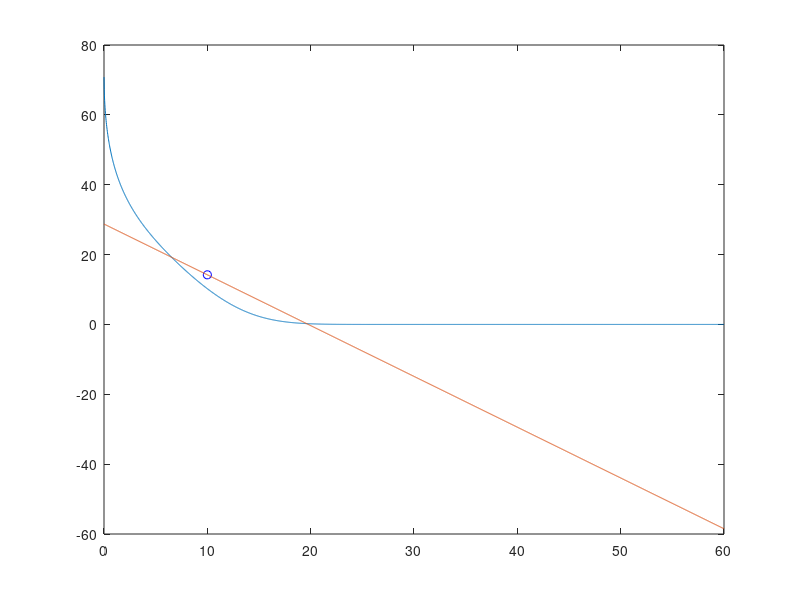

Write MATLAB code to recreate this figure.
%% Tie line estimation: estimated tie lines assuming weight ratio = volume ratio
clear all, clc

%Merchuk parameters for EOPO-SC
a = 71.8490104;
b = -0.461965134;
c = 0.000488689386;

%Initial range of Merchuck function
x_range = linspace(0.001,60,3000);
EOPO_bifunc = @(x)a*exp(b*x.^(.5)-c*x.^3);
EOPO_bi = EOPO_bifunc(x_range);

%Initializing variables
tieline = zeros(1,(length(x_range)));
TLL = zeros(1,1);
fslope = zeros(1,1);
yintercept = zeros(1,1);

xin1 = zeros(1,1);
xin2 = zeros(1,1);
yin1 = zeros(1,1);
yin2 = zeros(1,1);

figure(1) %defines figure 1

%EOPO-SC volume ratio + composition
VR = 3;
p = [10 14.203];

%Densities of components
rho_poly = 1.092;
rho_salt = 1.769;
rho_water = 1;

%Initialize range of possible slopes
m_range = linspace(-10,-1/1000,10000);
intercept = p(2)-(p(1)*m_range);
weightratios = zeros(1,10000);
bottomlength = zeros(1,10000);
toplength = zeros(1,10000);
bottomdensity = zeros(1,10000);
topdensity = zeros(1,10000);
ints = zeros(10000,4);

%Iterate through all possible slopes. For each slope, calculate
%intersection points between tie line and binodal curve. Find ratio of
%lengths between tie line segments. 
for k=1:1:10000
   
EOPO_tiefunc = @(X)m_range(k)*X + intercept(k);
EOPO_tie = EOPO_tiefunc(x_range);

sub = EOPO_bi - EOPO_tie;

neg_slot = find(sub<0);
neg_val = x_range(neg_slot);
xint1 = neg_val(1);
xint2 = neg_val(end);
yint1 = EOPO_tiefunc(xint1);
yint2 = EOPO_tiefunc(xint2);
ints(k,:) = [xint1 xint2 yint1 yint2];

bottomlength(k) = sqrt((yint1-p(2))^2+(p(1)-xint1)^2);
toplength(k) = sqrt((p(2)-yint2)^2+(xint2-p(1))^2);
bottomdensity(k) = (xint1/100)*rho_salt + (yint1/100)*rho_poly + ((100 - xint1 - yint1)/100)*rho_water;
topdensity(k) = (xint2/100)*rho_salt + (yint2/100)*rho_poly + ((100 - xint2 - yint2)/100)*rho_water;
weightratios(k) = (toplength(k)*topdensity(k))/(bottomlength(k)*bottomdensity(k));
end

%Find index of tie line slope that corresponds to a ratio of tie line
%segments which is very close to volume ratio
ratiopos = find(abs(weightratios-VR) < 1e-2);
fslope(1) = m_range(ratiopos(1));
yintercept(1) = intercept(ratiopos(1));
xin1(1) = ints(ratiopos(1),1);
xin2(1) = ints(ratiopos(1),2);
yin1(1) = ints(ratiopos(1),3);
yin2(1) = ints(ratiopos(1),4);

rho_tot = (p(1)/100)*rho_salt + (p(2)/100)*rho_poly + ((100 - p(1) - p(2))/100)*rho_water;

%Graph tie line and curve
tieline(1,:) =fslope(1)*(x_range) + yintercept(1);

TLL(1) = bottomlength(ratiopos(1))+toplength(ratiopos(1));

plot(p(1),p(2),'bo')
hold on

plot(x_range,EOPO_bi)
hold on
plot(x_range,tieline)

hold on %plots the phase diagram datapoints

%Print Equation of Tie Line
fprintf("Slope of Tie Line: %d\n", fslope(1));
fprintf("Y-Int of Tie Line: %d\n\n", yintercept(1));

%Print Intersection Points
fprintf("Polymer Content in Polymer-Rich Phase: %d\n", yin1(1));
fprintf("Salt Content in Polymer-Rich Phase: %d\n", xin1(1));
fprintf("Density of Polymer-Rich Phase: %d\n\n", bottomdensity(ratiopos(1)));
fprintf("Polymer Content in Salt-Rich Phase: %d\n", yin2(1));
fprintf("Salt Content in Salt-Rich Phase: %d\n", xin2(1));
fprintf("Density of Salt-Rich Phase: %d\n\n", topdensity(ratiopos(1)));

fprintf("Overall Density: %d\n", rho_tot);